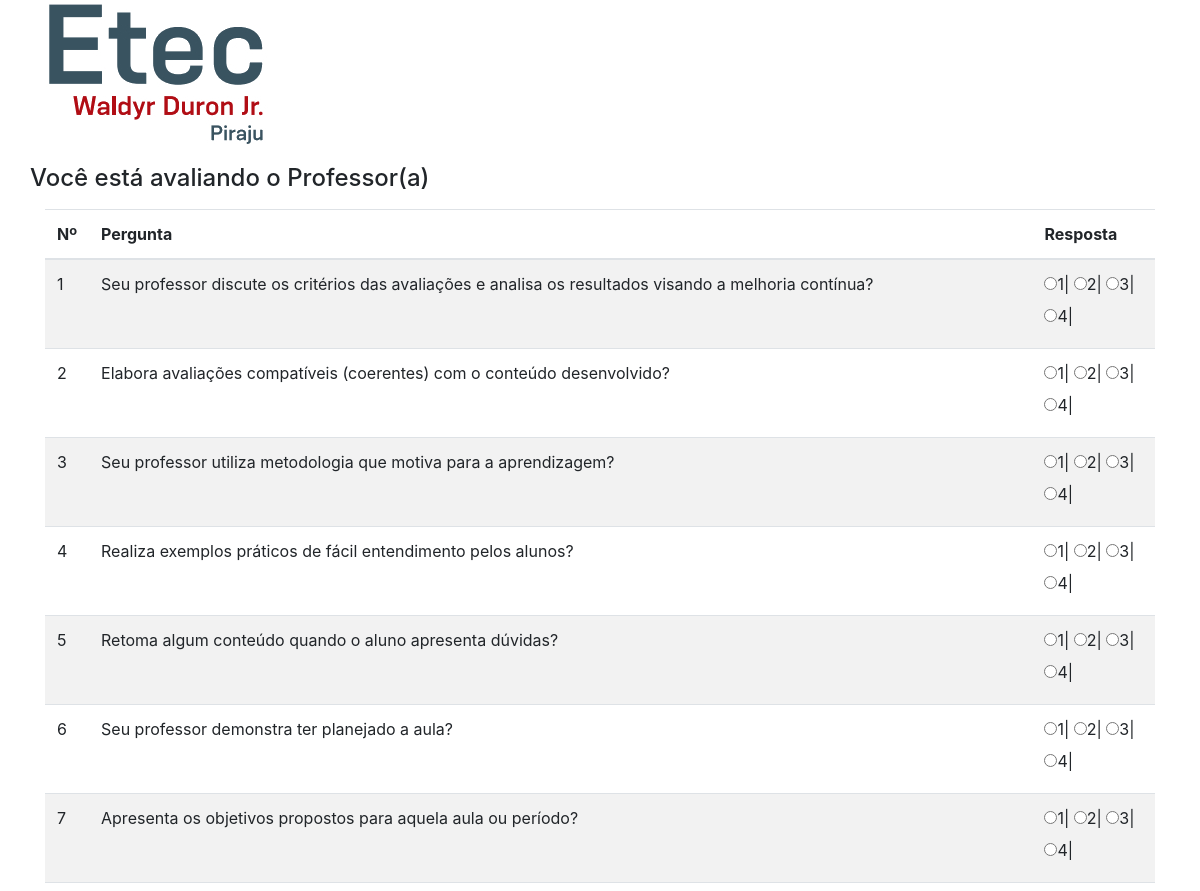
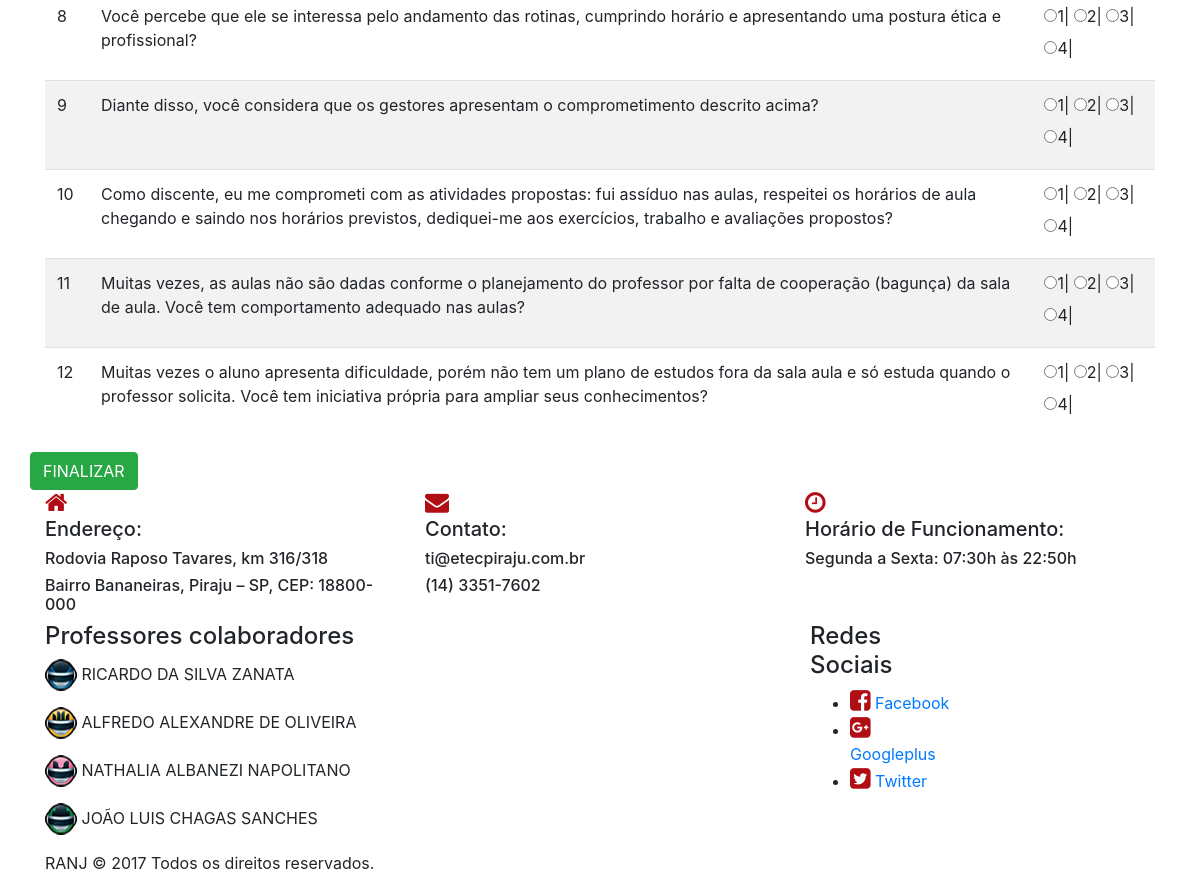
/responder.php (signed in), run on the app's committed database (2 pictures, top to bottom).
### tables this page shows
CREATE TABLE IF NOT EXISTS `perguntas` (
  `perid` int(11) NOT NULL AUTO_INCREMENT,
  `perdescricao` varchar(1024) NOT NULL,
  `indid` int(11) NOT NULL,
  `perativo` tinyint(1) NOT NULL DEFAULT '1',
  PRIMARY KEY (`perid`),
  KEY `indid` (`indid`)
);

### responder.php (the view, shortened to what this page needs)
<?php
include_once './conexao.php';
$aluid = $_GET['aluid'];
$modid = $_GET['modid'];
$proid = $_GET['proid'];
$queryprof = "select * from professores where proid = '{$proid}'";
$resultprof = mysqli_query($conect, $queryprof);
$listapro = mysqli_fetch_assoc($resultprof);
$result_perguntas = "select * from perguntas where perativo = 1";
$resultado_perguntas = mysqli_query($conect, $result_perguntas);
?>
<!DOCTYPE html>
<html>
    <head>
        <link rel = "stylesheet" href = "./css/bootstrap.css" type = "text/css" media = "screen,projection"/>
        <link rel = "stylesheet" href = "./css/font-awesome.css" type = "text/css" media = "screen,projection"/>
    </head>
    <body>
        <div class="container">
            <header class="row">
                <?php
                include_once './source/header.php';
                ?>
            </header>
            <div class="row">
                <h4><label>Você está avaliando o Professor(a) <?php echo $listapro['pronome']; ?></label></h4>
            </div>
            <div class="container-fluid" >
                <div class="row">
                    <table class="table table-striped">
                        <thead>
                            <tr>
                                <th scope="col">Nº</th>
                                <th scope="col">Pergunta</th>
                                <th scope="col">Resposta</th>
                            </tr>
                        </thead>
                        <tbody>
                            <?php while ($lista = mysqli_fetch_assoc($resultado_perguntas)) { ?>
                                <tr>
                                    <td>
                                        <?php echo utf8_encode($lista['perid']); ?>
                                    </td>
                                    <td><?php echo utf8_encode($lista['perdescricao']); ?></td>
                                    <td>
                                        <div class="radio" id="radio">
                                            <label><input type="radio" id="<?php echo utf8_encode($lista['perid']); ?>" name="<?php echo utf8_encode($lista['perid']); ?>" value="1" onclick="carregaPer(<?php echo $aluid ?>,<?php echo $modid ?>,<?php echo $proid ?>,<?php echo utf8_encode($lista['perid']); ?>, this.value)">1|</label>
                                            <label><input type="radio" id="<?php echo utf8_encode($lista['perid']); ?>" name="<?php echo utf8_encode($lista['perid']); ?>" value="2" onclick="carregaPer(<?php echo $aluid ?>,<?php echo $modid ?>,<?php echo $proid ?>,<?php echo utf8_encode($lista['perid']); ?>, this.value)">2|</label>
                                            <label><input type="radio" id="<?php echo utf8_encode($lista['perid']); ?>" name="<?php echo utf8_encode($lista['perid']); ?>" value="3" onclick="carregaPer(<?php echo $aluid ?>,<?php echo $modid ?>,<?php echo $proid ?>,<?php echo utf8_encode($lista['perid']); ?>, this.value)">3|</label>
                                            <label><input type="radio" id="<?php echo utf8_encode($lista['perid']); ?>" name="<?php echo utf8_encode($lista['perid']); ?>" value="4" onclick="carregaPer(<?php echo $aluid ?>,<?php echo $modid ?>,<?php echo $proid ?>,<?php echo utf8_encode($lista['perid']); ?>, this.value)">4|</label>
                                        </div>
                                    </td>
                                </tr>
                            <?php } ?>
                        </tbody>
                    </table>
                </div>
            </div>
            <div class="row">
                <input type="button" class="btn btn-success" onclick="window.close()" value="FINALIZAR" />
            </div>
            <footer class="row">
                <?php
                include_once './source/foother.php';
                ?>
            </footer>
        </div>
    </body>
</html>

### source/header.php
<div class="container-fluid">
    <div class="row">
        <div class="col-md-12">
            <div class="contact-icon">
                <p><img src="./img/logotipo.jpg" usemap="#logotipo" class="img-fluid" alt="Imagem Responsiva"></p>
            </div>
        </div>
    </div>
</div>

### source/foother.php
<div class="container">
    <div class="row">
        <div id="logoFooter" class="col s12 m6 12">
            <?php
            include_once './source/footherlocation.php';
            ?>
        </div>
        <div class="col s12 m6 12">
            <?php
            include_once './source/foothercontact.php';
            ?>
        </div>
        <div class="col s12 m6 12">
            <?php
            include_once './source/footheroperatinghours.php';
            ?>
        </div>
    </div>
</div>
<div class="container">
    <div class="copyright">
        <div class="row">
            <div class="col-md-6">
                <h4>Professores colaboradores</h4>
                <p><h7><img src="./img/ricardo.jpg" usemap="#logotipo" class="img-fluid" alt="Imagem Responsiva"> RICARDO DA SILVA ZANATA</h7></p>
                <p><h7><img src="./img/alfredo.jpg" usemap="#logotipo" class="img-fluid" alt="Imagem Responsiva"> ALFREDO ALEXANDRE DE OLIVEIRA</h7></p>
                <p><h7><img src="./img/nathalia.jpg" usemap="#logotipo" class="img-fluid" alt="Imagem Responsiva"> NATHALIA ALBANEZI NAPOLITANO</h7></p>
                <p><h7><img src="./img/joao.jpg" usemap="#logotipo" class="img-fluid" alt="Imagem Responsiva"> JOÃO LUIS CHAGAS SANCHES</h7></p>
            </div>
            <div class="col-md-6">
               <?php
                           include_once './source/footersocial.php';
               ?>
            </div>
        </div>
        <p>RANJ &copy; 2017 Todos os direitos reservados.</p>
    </div>
</div>

### source/footherlocation.php
<div class="contact-icon">
    <i class="fa fa fa-home" style="font-size:24px;color:#B10D14"></i>
</div>
<div class="media-body">
    <h5>Endereço:</h5>
    <h6>Rodovia Raposo Tavares, km 316/318</h6>
    <h6>Bairro Bananeiras, Piraju – SP, CEP: 18800-000</h6>
</div>

### source/foothercontact.php
<div class="contact-icon">
    <i class="fa fa-envelope" style="font-size:24px;color:#B10D14"></i>
</div>
<div class="media-body">
    <h5>Contato:</h5>
    <h6>ti@etecpiraju.com.br</h6>
    <h6>(14) 3351-7602</h6>
</div>

### source/footheroperatinghours.php
<div class="contact-icon">
    <i class="fa fa-clock-o" style="font-size:24px;color:#B10D14"></i>
</div>
<div class="media-body">
    <h5>Horário de Funcionamento:</h5>
    <h6>Segunda a Sexta: 07:30h às 22:50h</h6>
</div>

### source/footersocial.php
<div class="container-fluid">
    <div class="row">
        <div class="col-md-4">
        </div>
        <div class="col-md-4">
            <h4>Redes Sociais</h4>
            <ul>
                <li><i class="fa fa fa-facebook-square" style="font-size:24px;color:#B10D14"></i><a href="#"> Facebook</a></li>
                <li><i class="fa fa fa-google-plus-square" style="font-size:24px;color:#B10D14"></i><a href="#"> Googleplus</a></li>
                <li><i class="fa fa fa-twitter-square" style="font-size:24px;color:#B10D14"></i><a href="#"> Twitter</a></li>
            </ul>
        </div>
        <div class="col-md-4">
        </div>
    </div>
</div>

### data on the page
perguntas: perid "1", perdescricao "Seu professor discute os critérios das avaliações e analisa os resultados visando a melhoria contínua?"
perguntas: perid "2", perdescricao "Elabora avaliações compatíveis (coerentes) com o conteúdo desenvolvido?"
perguntas: perid "3", perdescricao "Seu professor utiliza metodologia que motiva para a aprendizagem?"
perguntas: perid "4", perdescricao "Realiza exemplos práticos de fácil entendimento pelos alunos?"
perguntas: perid "5", perdescricao "Retoma algum conteúdo quando o aluno apresenta dúvidas?"
perguntas: perid "6", perdescricao "Seu professor demonstra ter planejado a aula?"
perguntas: perid "7", perdescricao "Apresenta os objetivos propostos para aquela aula ou período?"
perguntas: perid "8", perdescricao "Você percebe que ele se interessa pelo andamento das rotinas, cumprindo horário e apresentando uma postura ética e profissional?"
perguntas: perid "9", perdescricao "Diante disso, você considera que os gestores apresentam o comprometimento descrito acima?"
perguntas: perid "10", perdescricao "Como discente, eu me comprometi com as atividades propostas: fui assíduo nas aulas, respeitei os horários de aula chegando e saindo nos horários previstos, dediquei-me aos exercícios, trabalho e avaliações propostos?"
perguntas: perid "11", perdescricao "Muitas vezes, as aulas não são dadas conforme o planejamento do professor por falta de cooperação (bagunça) da sala de aula. Você tem comportamento adequado nas aulas?"
perguntas: perid "12", perdescricao "Muitas vezes o aluno apresenta dificuldade, porém não tem um plano de estudos fora da sala aula e só estuda quando o professor solicita. Você tem iniciativa própria para ampliar seus conhecimentos?"
